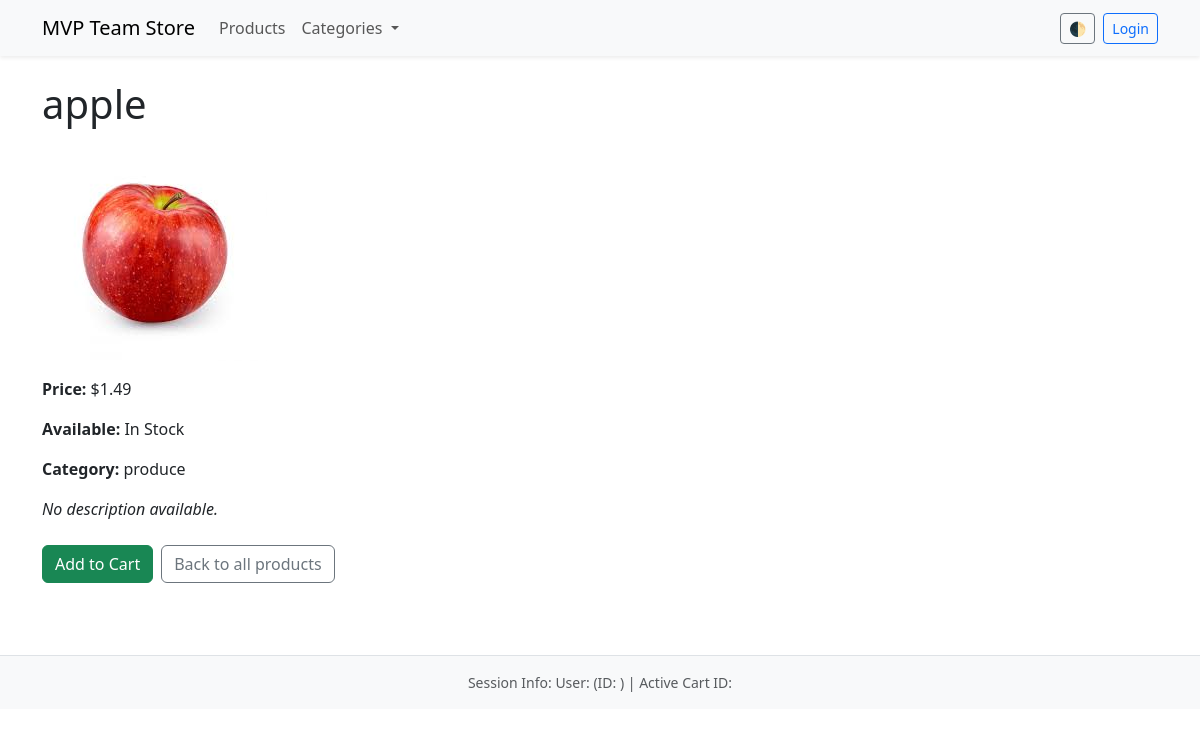
/products/1, run on the app's committed database.
### models/product.py (models this page shows, shortened)
class Product(db.Model):
    __tablename__ = "Products"
    id = db.mapped_column(db.Integer, primary_key=True)
    name = db.mapped_column(db.String)
    price = db.mapped_column(db.DECIMAL(10, 2))
    available = db.mapped_column(db.Integer, default=0)
    category_id = db.mapped_column(db.Integer, db.ForeignKey("Categories.id"))
    in_season = db.mapped_column(db.Boolean, default=False)
    season_name = db.mapped_column(db.String, db.ForeignKey("Seasons.name"))
    category = db.relationship("Category", back_populates="products")
    order = db.relationship("ProductOrder", back_populates="product")
    season = db.relationship("Season", back_populates="products")

### models/category.py (models this page shows, shortened)
class Category(db.Model):
    __tablename__ = "Categories"
    id = db.mapped_column(db.Integer, primary_key=True)
    name = db.mapped_column(db.String)
    products = db.relationship("Product",back_populates="category")

### routes/products.py (the view)
@products_bp.route("/<int:id>")
def individual_product_page(id):
    stmt = db.select(Product).where(Product.id == id)
    product = db.session.execute(stmt).scalar_one_or_none()
    return render_template("single_product.html", product=product)

### templates/single_product.html (shortened to what this page needs)
{% extends "base.html" %}
{% block content %}
<h1>{{ product.name }}</h1>
<img src="{{ url_for('static', filename='images/' ~ (product.name | replace(' ', '_') | lower ~ '.jpg')) }}"
  onerror="this.onerror=null; this.src='{{ url_for('static', filename='images/placeholder.jpg') }}';"
  alt="Image of {{ product.name }}" class="img-fluid mb-3" style="max-height: 300px;">
<p><strong>Price:</strong> ${{ "%.2f"|format(product.price) }}</p>
<p><strong>Available:</strong>
  {% if product.available %}
  In Stock
  {% else %}
  Out of Stock
  {% endif %}
</p>
{% if product.category %}
<p><strong>Category:</strong> {{ product.category.name }}</p>
{% endif %}
{% if product.description %}
<p><strong>Description:</strong> {{ product.description }}</p>
{% else %}
<p><em>No description available.</em></p>
{% endif %}
<div class="mt-4 d-flex flex-column flex-sm-row gap-2">
  {% if product.available %}
  <a href="{{ url_for('cart.add_to_cart', id=product.id) }}" class="btn btn-success">Add to Cart</a>
  {% else %}
  <button class="btn btn-secondary" disabled>Out of Stock</button>
  {% endif %}
  <a href="{{ url_for('products.all_products_page') }}" class="btn btn-outline-secondary">Back to all products</a>
</div>
{% endblock %}

### data on the page
Product: name "apple", name (picture), price "1.49"
Category: category.name "produce"
